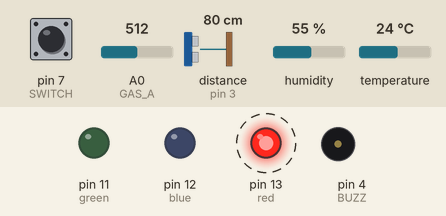
Recording of a sketch running on a simulated Arduino Uno, built with avr-gcc and run on an emulated ATmega328P. Shown: output pins drawn as LEDs (lit = HIGH), buzzer (waves = sounding, pin HIGH). Wiring (inferred from the names in the program): ultrasonic range finder: trigger pin 2; echo pin 3. Dashed ring = blinking. Inputs (shaded band) come from the test bench; at power-on: A0 (GAS_A) = 512, distance to the obstacle (sensor on pin 3) 80 cm, pin 7 (SWITCH) HIGH, humidity 55 %, temperature 24 °C. The echo pulse lasts 58.3 µs per cm; pins used as bus, display or sensor lines are not drawn; what the sketch prints to the serial monitor is not drawn.

Above: at 3.2 s.
3.3 s: A0 (GAS_A) set to 316
5.3 s: A0 (GAS_A) set to 283
At 6.7 s:
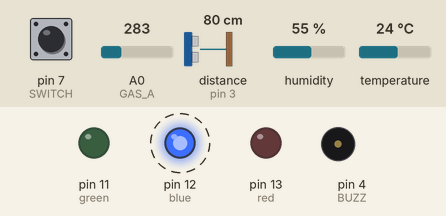
7.6 s: distance to the obstacle (sensor on pin 3) set to 7 cm
9.4 s: distance to the obstacle (sensor on pin 3) set to 4 cm
At 11.86 s:
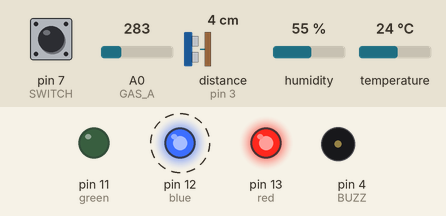
13.2 s: pin 7 (SWITCH) pulled LOW for 1.25 s
At 15.3 s:
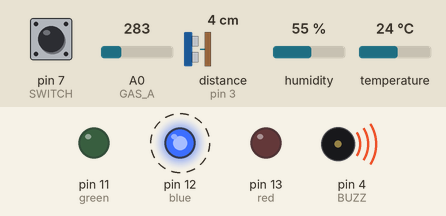
16.7 s: A0 (GAS_A) set to 107
20.2 s: A0 (GAS_A) set to 95
At 21.5 s:
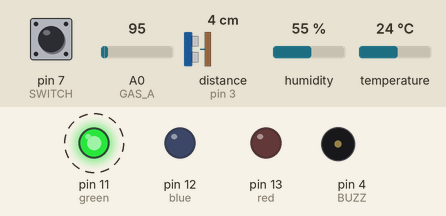
Timing chart, 0 to 24.9 s (numbered marks = the images above; inputs shaded):
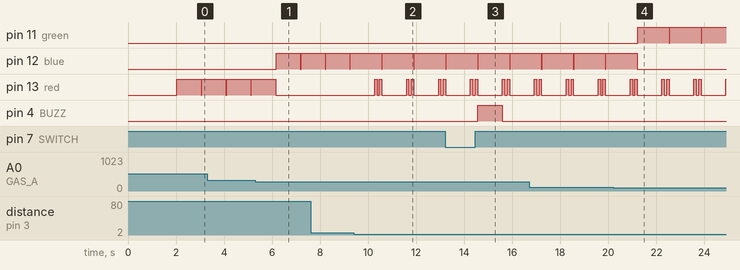

Measured:
- the behaviour switches between 301 and 300 on A0 (GAS_A) (found by bisection; images 0 and 1)
- the behaviour switches between 6 and 5 cm on distance to the obstacle (sensor on pin 3) (found by bisection; images 1 and 2)
- the behaviour switches between 101 and 100 on A0 (GAS_A) (found by bisection; images 3 and 4)
- after the input at 5.3 s, pin 12 (blue): LOW → HIGH after 0.87 s, → LOW 1.0 s later, → HIGH 0.03 s later; pin 13 (red): goes on until 6.1 s, then stays LOW
- after the input at 9.4 s, pin 12 (blue): alternates HIGH for 1.3 s and LOW for 0.03 s, starting after 1.2 s; pin 13 (red): LOW → HIGH after 0.87 s, then repeats every 1.3 s: LOW 0.10 s, HIGH 0.10 s, LOW 1.0 s, HIGH 0.10 s
- after the input at 13.2 s, pin 4 (BUZZ): LOW → HIGH after 1.4 s, → LOW 1.0 s later
- after the input at 20.2 s, pin 11 (green): alternates HIGH for 1.3 s and LOW for 0.03 s, starting after 1.0 s; pin 12 (blue): goes on until 21.2 s, then stays LOW
- by itself, pin 13 (red): alternates HIGH for 1.0 s and LOW for 0.03 s

The sketch:

09_Gas_03.ino
```cpp
#include "DHT.h"

#define GAS_A A0
#define SWITCH 7
#define BUZZ 4
#define green 11
#define blue 12
#define red 13
#define TRIG 2
#define ECHO 3

DHT mydht (8,DHT22);

void setup() {
  Serial.begin(9600);
  mydht.begin();
  Serial.println("센서 준비");

  delay(2000);

  pinMode(green,OUTPUT);
  pinMode(blue,OUTPUT);
  pinMode(red,OUTPUT);
  pinMode(TRIG,OUTPUT);
  pinMode(ECHO,INPUT);
  pinMode(BUZZ, OUTPUT);
  pinMode(SWITCH,INPUT_PULLUP);
}

void loop() {

  float sensorAValue = analogRead(GAS_A);
  float h = mydht.readHumidity();
  float c = mydht.readTemperature();
  float f = mydht.readTemperature(true);

  int BTNState=digitalRead(SWITCH);

  digitalWrite(BUZZ,LOW);

  digitalWrite(TRIG, HIGH);
  delayMicroseconds(10);
  digitalWrite(TRIG, LOW);

  float duration = pulseIn(ECHO,HIGH);
  float distance = ((34000*duration)/1000000)/2;

  if(distance<=5){
    digitalWrite(red,HIGH);
    delay(100);
    digitalWrite(red,LOW);
    delay(100);
    digitalWrite(red,HIGH);
    delay(100);
    if(BTNState==LOW){
      digitalWrite(BUZZ,HIGH);
    }
  }


  digitalWrite(green,LOW);
  digitalWrite(blue,LOW);
  digitalWrite(red,LOW);

  Serial.print("가스 농도 : ");
  Serial.println(sensorAValue);
  Serial.println("습도 : "+String(h)+" | 온도(섭씨) : "+String(c)+" | 온도(화씨) : "+String(f));


  if(sensorAValue > 300){
    digitalWrite(red,HIGH);
    delay(1000);
  }
  else if(sensorAValue > 100){
    digitalWrite(blue,HIGH);
    delay(1000);
  }
  else{
    digitalWrite(green,HIGH);
    delay(1000);
  }
}
```
